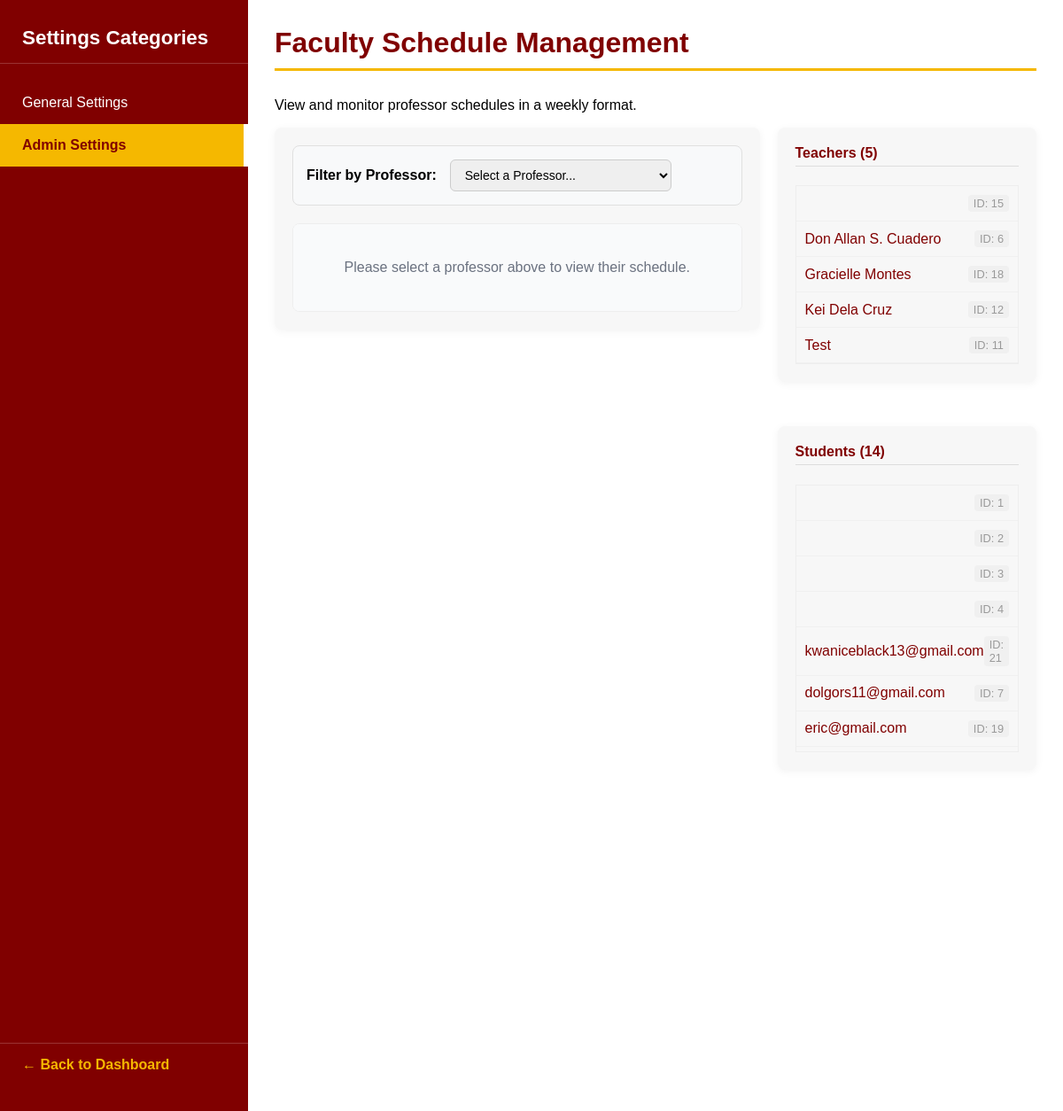
Screenshot of /settings/admin/ (signed in) with the database file from the repository.
### settings_app/models.py (models this page shows, shortened)
class UserProfile(models.Model):
    user = models.OneToOneField(User, on_delete=models.CASCADE)
    ROLE_CHOICES = [
        ('ADMIN', 'Admin'),
        ('TEACHER', 'Teacher'),
        ('STUDENT', 'Student'),
    ]
    user = models.OneToOneField(User, on_delete=models.CASCADE, related_name='userprofile')
    role = models.CharField(max_length=10, choices=ROLE_CHOICES, default='STUDENT')
    profile_picture = models.ImageField(upload_to='profile_pics/', null=True, blank=True)
    subjects_notes = models.TextField(null=True, blank=True)
    profile_visible = models.BooleanField(default=True)
    class Meta:
        verbose_name = "User Profile"
        verbose_name_plural = "User Profiles"
    from django.db.models.signals import post_save
    from django.dispatch import receiver
    is_professor = models.BooleanField(default=False)
    email_notifications = models.BooleanField(default=True)
    in_app_notifications = models.BooleanField(default=True)

### settings_app/views.py (the view)
# urls.py: path('admin/', views.admin_settings, name='admin_settings'),
@user_passes_test(is_admin, login_url='admin_dashboard')
def admin_settings(request: HttpRequest) -> HttpResponse:
    teachers = UserProfile.objects.filter(role='TEACHER').select_related('user').order_by('user__first_name')
    students = UserProfile.objects.filter(role='STUDENT').select_related('user').order_by('user__first_name')
    time_slots = []
    for hour in range(7, 21): # 7 AM to 8 PM
        t1 = time(hour, 0)
        t2 = time(hour, 30)
        time_slots.append(t1.strftime("%I:%M %p"))
        time_slots.append(t2.strftime("%I:%M %p"))
    context = {
        'teachers': teachers,
        'students': students,
        'is_admin_user': True,
        'time_slots': time_slots,
        'days': ['Monday', 'Tuesday', 'Wednesday', 'Thursday', 'Friday', 'Saturday', 'Sunday']
    }
    return render(request, 'admin_settings.html', context)

### settings_app/templates/admin_settings.html (shortened to what this page needs)
{% extends "settings_base.html" %}
{% load static %}
{% block extra_css %}
    <link rel="stylesheet" href="{% static 'admin_settings.css' %}?v=3.1">
    <link href="https://unpkg.com/boxicons@2.1.4/css/boxicons.min.css" rel="stylesheet">
{% endblock %}
{% block settings_content %}
    <header>
        <h3>Faculty Schedule Management</h3>
        <p class="subtitle">View and monitor professor schedules in a weekly format.</p>
    </header>
    <div class="settings-grid">
        <div class="settings-card large-card">
            <div class="calendar-controls">
                <label for="professorFilter"><strong>Filter by Professor:</strong></label>
                <select id="professorFilter" {% if not teachers %}disabled{% endif %}>
                    {% if not teachers %}
                        <option value="">No professors found</option>
                    {% else %}
                        <option value="" selected disabled>Select a Professor...</option>
                    {% endif %}
                </select>
            </div>
            <div class="calendar-wrapper">
                {% if not teachers %}
                    <div class="empty-state-calendar">
                        <i class='bx bx-user-x' style="font-size: 48px; margin-bottom: 10px;"></i>
                        <p>No professors are currently registered in the system.</p>
                    </div>
                {% else %}
                    <div id="initialInstruction" class="empty-state-calendar">
                        Please select a professor above to view their schedule.
                    </div>
                {% endif %}
            </div>
        </div>
        <div class="user-lists-container">
            <div class="settings-card">
                <h4>Teachers ({{ teachers|length }})</h4>
                <ul class="user-list user-list-scroll">
                    {% for teacher in teachers %}
                        <li>
                            <a href="{% url 'view_user_profile' teacher.user.id %}">
                                {{ teacher.user.first_name }} {{ teacher.user.last_name }}
                            </a>
                            <span class="user-id">ID: {{ teacher.user.id }}</span>
                        </li>
                    {% empty %}
                        <li class="empty-list">No teachers found.</li>
                    {% endfor %}
                </ul>
            </div>
            <div class="settings-card" style="margin-top: 30px;">
                <h4>Students ({{ students|length }})</h4>
                <ul class="user-list user-list-scroll">
                    {% for student in students %}
                        <li>
                            <a href="{% url 'view_user_profile' student.user.id %}">
                                {{ student.user.email }}
                            </a>
                            <span class="user-id">ID: {{ student.user.id }}</span>
                        </li>
                    {% empty %}
                        <li class="empty-list">No students found.</li>
                    {% endfor %}
                </ul>
            </div>
        </div>
    </div>
{% endblock %}

### settings_app/static/settings_base.css (style rules this page uses)
html, body { width: 100%; height: 100%; margin: 0; padding: 0; font-family: 'Poppins', sans-serif; background-color: white; text-align: left; }
:root { --maroon-dark: #800000; --gold: #f5b800; --bg-light: #f7f7f7; --text-dark: #333; }
.settings-content h3 { color: var(--maroon-dark); font-size: 2rem; border-bottom: 3px solid var(--gold); padding-bottom: 10px; margin-top: 0; margin-bottom: 30px; }
.settings-card { background: var(--bg-light); border-radius: 8px; padding: 20px; margin-bottom: 20px; box-shadow: 0 2px 10px rgba(0,0,0,0.05); }
.settings-card h4 { color: var(--maroon-dark); margin-top: 0; border-bottom: 1px solid #ddd; padding-bottom: 5px; }

### settings_app/static/admin_settings.css (style rules this page uses)
.settings-grid { display: flex; gap: 20px; align-items: flex-start; height: 100%; }
.large-card { flex: 2; min-width: 0; }
.user-lists-container { flex: 1; display: flex; flex-direction: column; }
.calendar-controls { display: flex; align-items: center; gap: 15px; margin-bottom: 20px; padding: 15px; background-color: #f8f9fa; border-radius: 8px; border: 1px solid #e0e0e0; }
.calendar-controls select { padding: 8px 12px; border-radius: 6px; border: 1px solid #ccc; min-width: 250px; font-size: 14px; }
.calendar-wrapper { overflow-x: auto; border: 1px solid #eee; border-radius: 8px; background: white; max-height: 600px; overflow-y: auto; }
.empty-state-calendar { padding: 40px; text-align: center; color: #6b7280; background-color: #f9fafb; }
.user-list { list-style: none; padding: 0; margin: 0; }
.user-list-scroll { max-height: 300px; overflow-y: auto; border: 1px solid #eee; }
.user-list li { display: flex; justify-content: space-between; align-items: center; padding: 10px; border-bottom: 1px solid #f0f0f0; }
.user-list a { color: #800000; text-decoration: none; font-weight: 500; }
.user-id { font-size: 0.8rem; color: #999; background: #f0f0f0; padding: 2px 6px; border-radius: 4px; }

### rows the page displays
UserProfile: user.id "15"
UserProfile: user.first_name "Don Allan S. Cuadero", user.id "6"
UserProfile: user.first_name "Gracielle Montes", user.id "18"
UserProfile: user.first_name "Kei Dela Cruz", user.id "12"
UserProfile: user.first_name "Test", user.id "11"
UserProfile: user.id "1"
UserProfile: user.id "2"
UserProfile: user.id "3"
UserProfile: user.id "4"
UserProfile: user.email "kwaniceblack13@gmail.com", user.id "21"
UserProfile: user.email "dolgors11@gmail.com", user.id "7"
UserProfile: user.email "eric@gmail.com", user.id "19"

### other values shown
{{ teachers|length }} "5"
{{ students|length }} "14"
